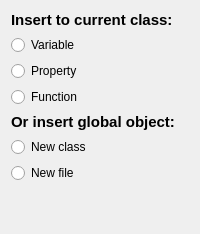
      <widget class="QWidget" name="pgSelectType">
       <layout class="QVBoxLayout" name="verticalLayout">
        <item>
         <widget class="QLabel" name="label_6">
          <property name="font">
           <font>
            <pointsize>11</pointsize>
            <weight>75</weight>
            <bold>true</bold>
           </font>
          </property>
          <property name="text">
           <string>Insert to current class:</string>
          </property>
         </widget>
        </item>
        <item>
         <widget class="QRadioButton" name="addvarRB">
          <property name="text">
           <string>Variable</string>
          </property>
          <property name="checkable">
           <bool>false</bool>
          </property>
          <property name="autoExclusive">
           <bool>false</bool>
          </property>
         </widget>
        </item>
        <item>
         <widget class="QRadioButton" name="addvarRB_2">
          <property name="text">
           <string>Property</string>
          </property>
          <property name="checkable">
           <bool>false</bool>
          </property>
          <property name="autoExclusive">
           <bool>false</bool>
          </property>
         </widget>
        </item>
        <item>
         <widget class="QRadioButton" name="addFunction">
          <property name="text">
           <string>Function</string>
          </property>
          <property name="checkable">
           <bool>false</bool>
          </property>
          <property name="autoExclusive">
           <bool>false</bool>
          </property>
         </widget>
        </item>
        <item>
         <widget class="QLabel" name="label_16">
          <property name="font">
           <font>
            <pointsize>11</pointsize>
            <weight>75</weight>
            <bold>true</bold>
           </font>
          </property>
          <property name="text">
           <string>Or insert global object:</string>
          </property>
         </widget>
        </item>
        <item>
         <widget class="QRadioButton" name="radioButton">
          <property name="text">
           <string>New class</string>
          </property>
          <property name="checkable">
           <bool>false</bool>
          </property>
          <property name="autoExclusive">
           <bool>false</bool>
          </property>
         </widget>
        </item>
        <item>
         <widget class="QRadioButton" name="radioButton_2">
          <property name="text">
           <string>New file</string>
          </property>
          <property name="checkable">
           <bool>false</bool>
          </property>
          <property name="autoExclusive">
           <bool>false</bool>
          </property>
         </widget>
        </item>
        <item>
         <spacer name="verticalSpacer">
          <property name="orientation">
           <enum>Qt::Vertical</enum>
          </property>
          <property name="sizeHint" stdset="0">
           <size>
            <width>20</width>
            <height>40</height>
           </size>
          </property>
         </spacer>
        </item>
       </layout>
      </widget>
